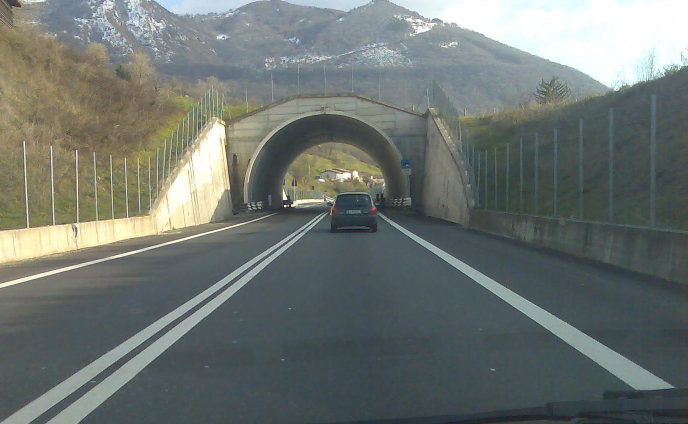
#> input picture Araba ve Şerit Tespitleri/Hough Lines ve Şerit Tespiti/car_cam.jpg, 1376 x 848 px (shown at 1/2 size)
$ python example_highway.py
#> lines starting #> are read from the running program, lines starting #| are printed output that depends on the picture; after the words box and inside, x2 and y2 are one past the last pixel; in counts of white or black regions, pixels touching at a corner belong together
import cv2
import numpy as np

img = cv2.imread("car_cam.jpg")
#> img is the input picture: shape (848, 1376, 3); mean B, G, R 112.6, 116.9, 109.8
img = cv2.resize(img,(1280,720))
#> img: shape (720, 1280, 3)
imgDisplay = img.copy()
imgGRAY = cv2.cvtColor(img,cv2.COLOR_BGR2GRAY)
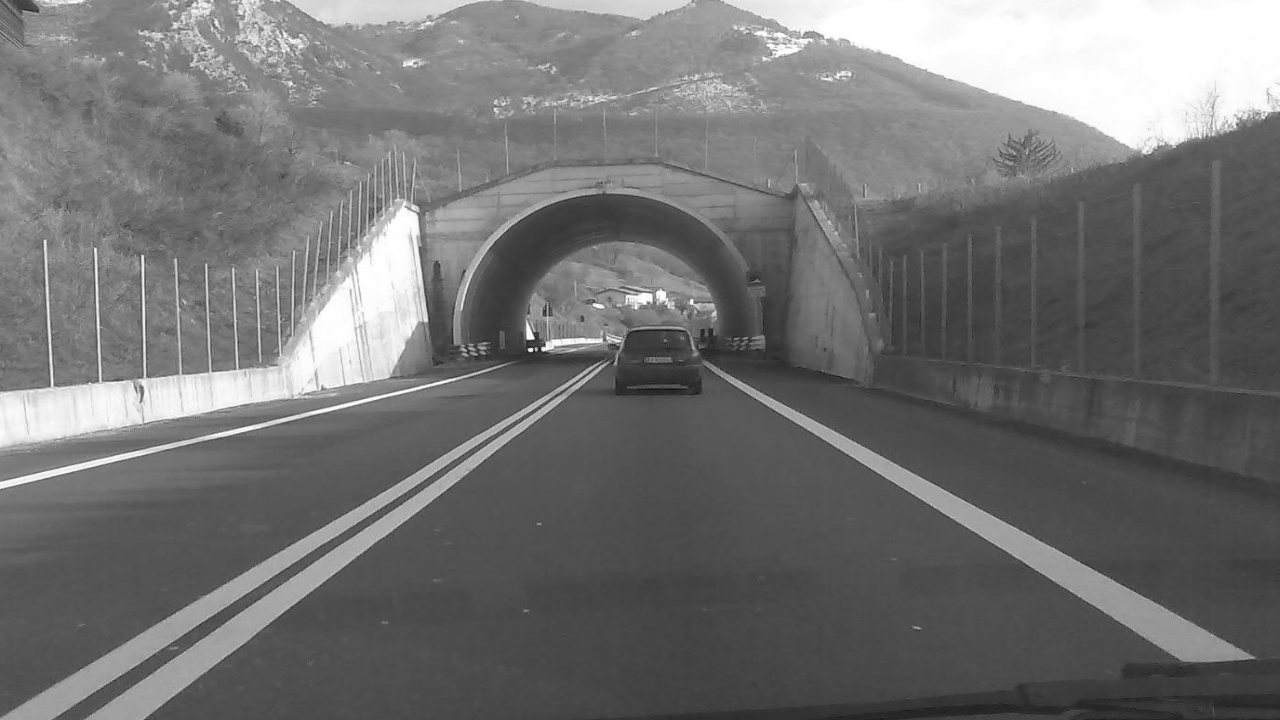
#> imgGRAY: shape (720, 1280); min 13, max 255, mean 114.2
imgBlurred = cv2.blur(imgGRAY,(3,3))
canny = cv2.Canny(imgBlurred,200,250,apertureSize=3)
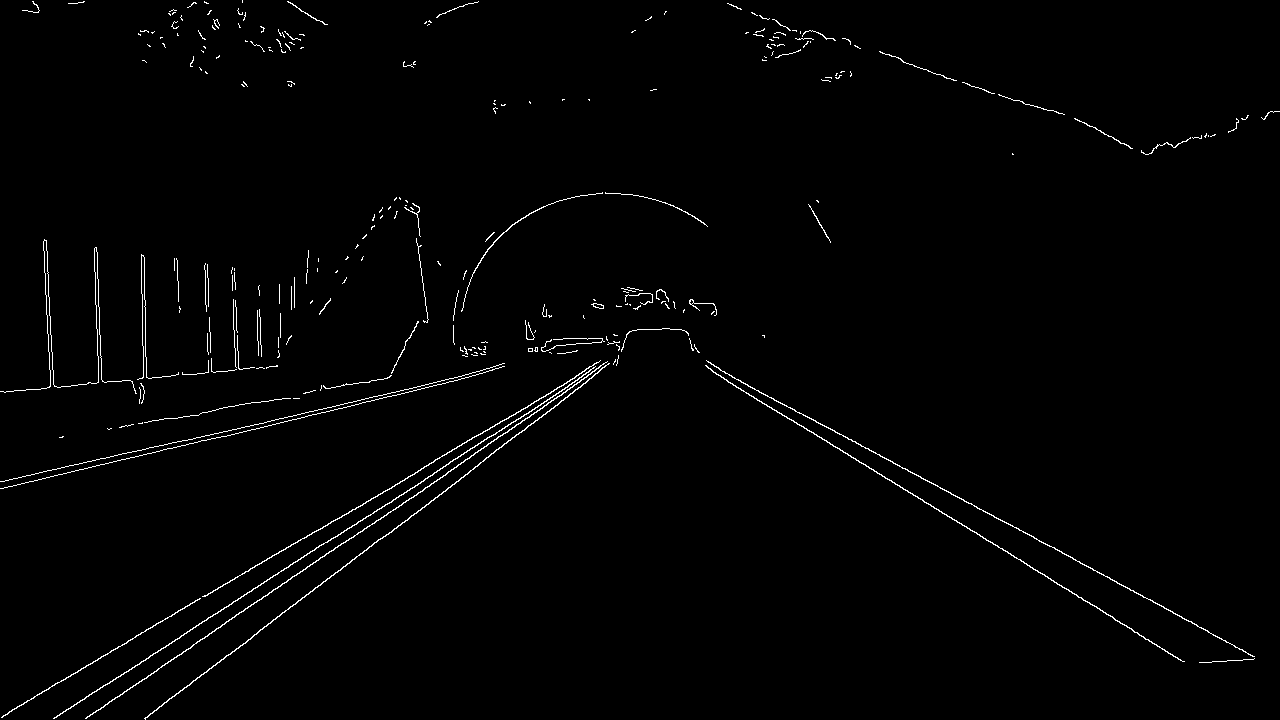
#> canny: shape (720, 1280); 1.2% white in thin lines or dots

Way_corners = np.array([[(10,700),(400,410),(900,410),(1350,700)]],dtype=np.int32)
mask = np.zeros_like(imgGRAY)   #resmi tamamen 0'lara benzetir siyah yapar
cv2.fillPoly(mask,Way_corners,255)    #maskenin içindeki köşeleri verilen alanı 255 yap
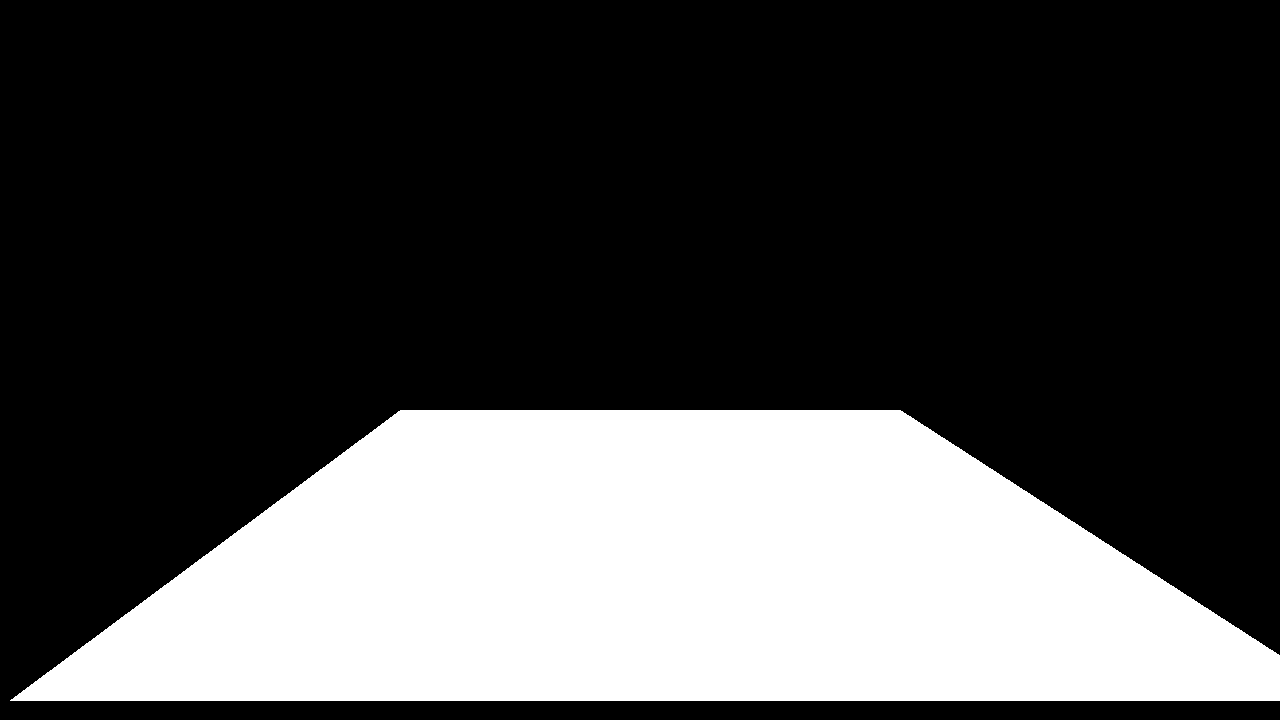
#> mask: shape (720, 1280); 28.9% white; 1 white region, box (x1, y1, x2, y2) and area: (10, 410, 1280, 701) 266325
masked_way = cv2.bitwise_and(canny,mask)
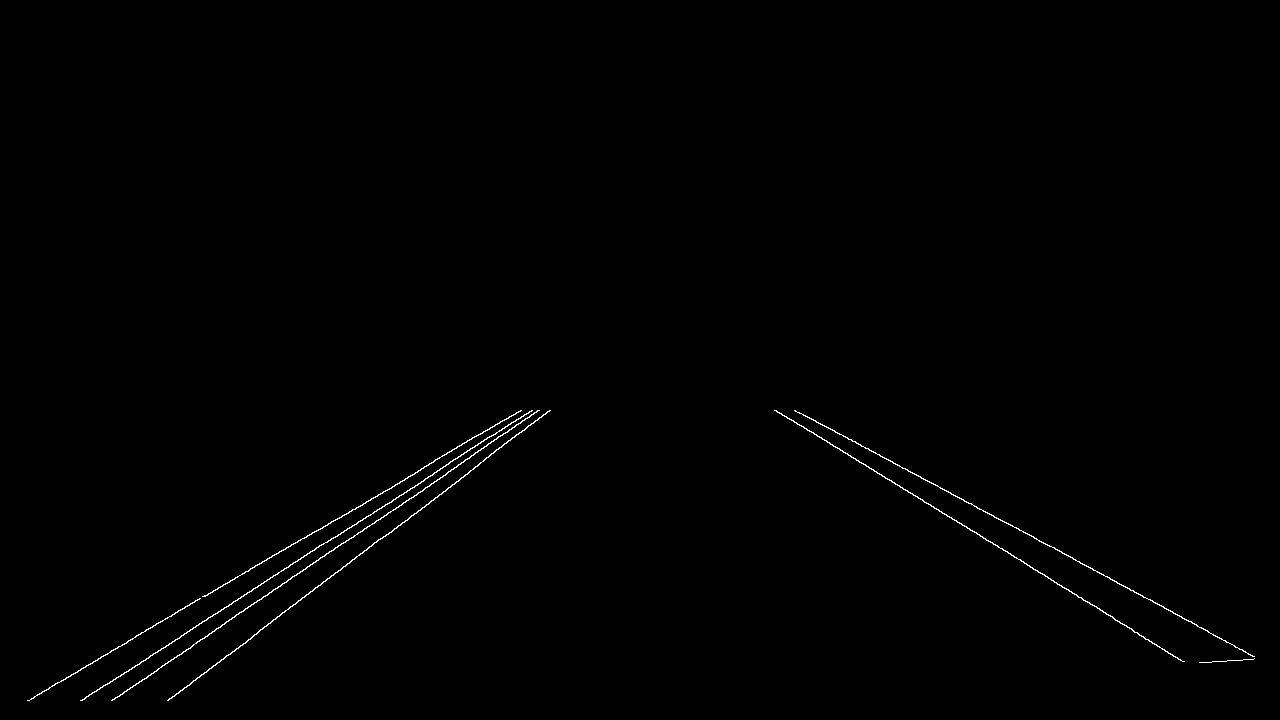
#> masked_way: shape (720, 1280); 0.47% white in thin lines or dots, all inside (x1, y1, x2, y2) = (27, 410, 1255, 701)
cv2.imshow("masked",masked_way)

#houghLinesP
lines = cv2.HoughLinesP(masked_way,2,np.pi/180,120,minLineLength=20,maxLineGap=50)
#> lines = 13 rows, first 6: [111, 700, 446, 474], [81, 700, 358, 521], [136, 635, 417, 472], [794, 410, 1191, 621], [167, 700, 477, 466], [917, 496, 1182, 661]

height,width = masked_way.shape
#> height = 720; width = 1280
empty_black = np.zeros((height,width,3),dtype=np.uint8)

if lines is not None:
    for line in lines:
        for x1,y1,x2,y2 in line:
            cv2.line(imgDisplay,(x1,y1),(x2,y2),[255,0,0],5)
#> this loop made 13 passes
#> line on passes 1 to 12: [[111, 700, 446, 474]], [[81, 700, 358, 521]], [[136, 635, 417, 472]], [[794, 410, 1191, 621]], [[167, 700, 477, 466]], [[917, 496, 1182, 661]], [[260, 629, 550, 410]], [[776, 410, 924, 502]], [[421, 468, 521, 410]], [[216, 628, 539, 410]], [[370, 515, 487, 437]], [[27, 700, 171, 616]]
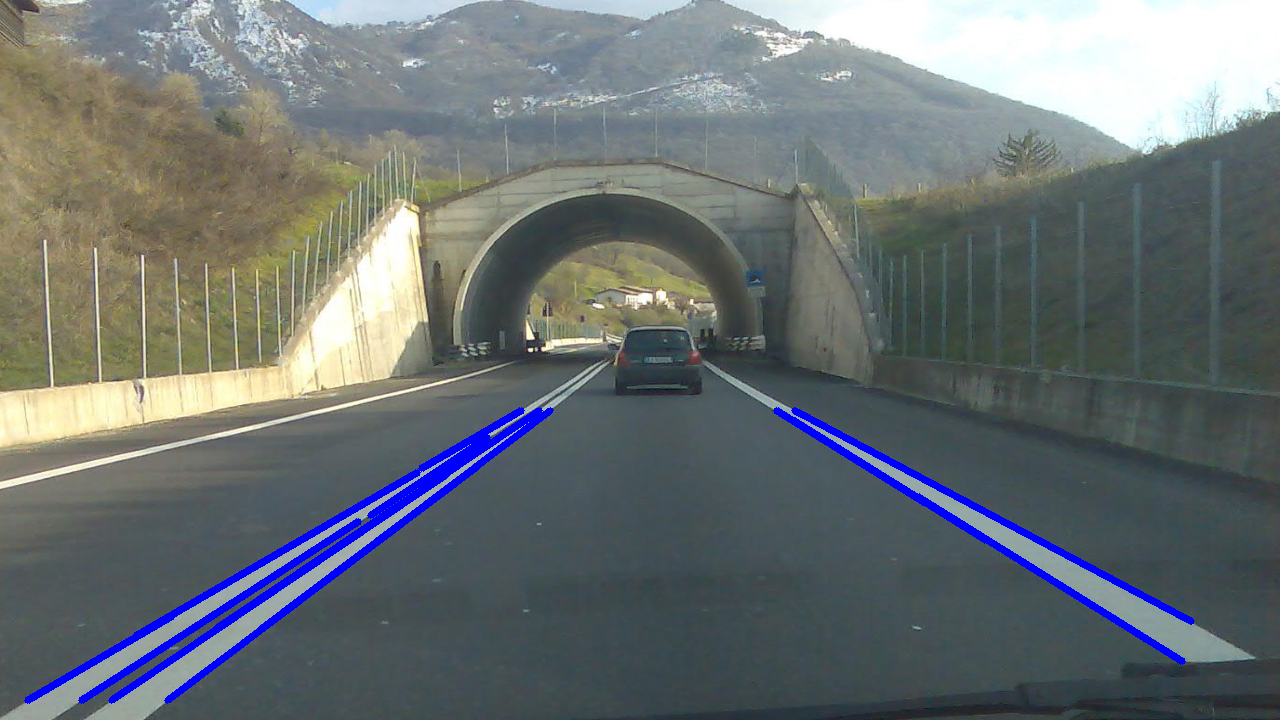
#> imgDisplay: shape (720, 1280, 3); mean B, G, R 115.6, 113.7, 106.9

#cv2.imshow("original",img)
cv2.imshow("hough lines",imgDisplay)
#cv2.imshow("canny",canny)

cv2.waitKey()
cv2.destroyAllWindows()
